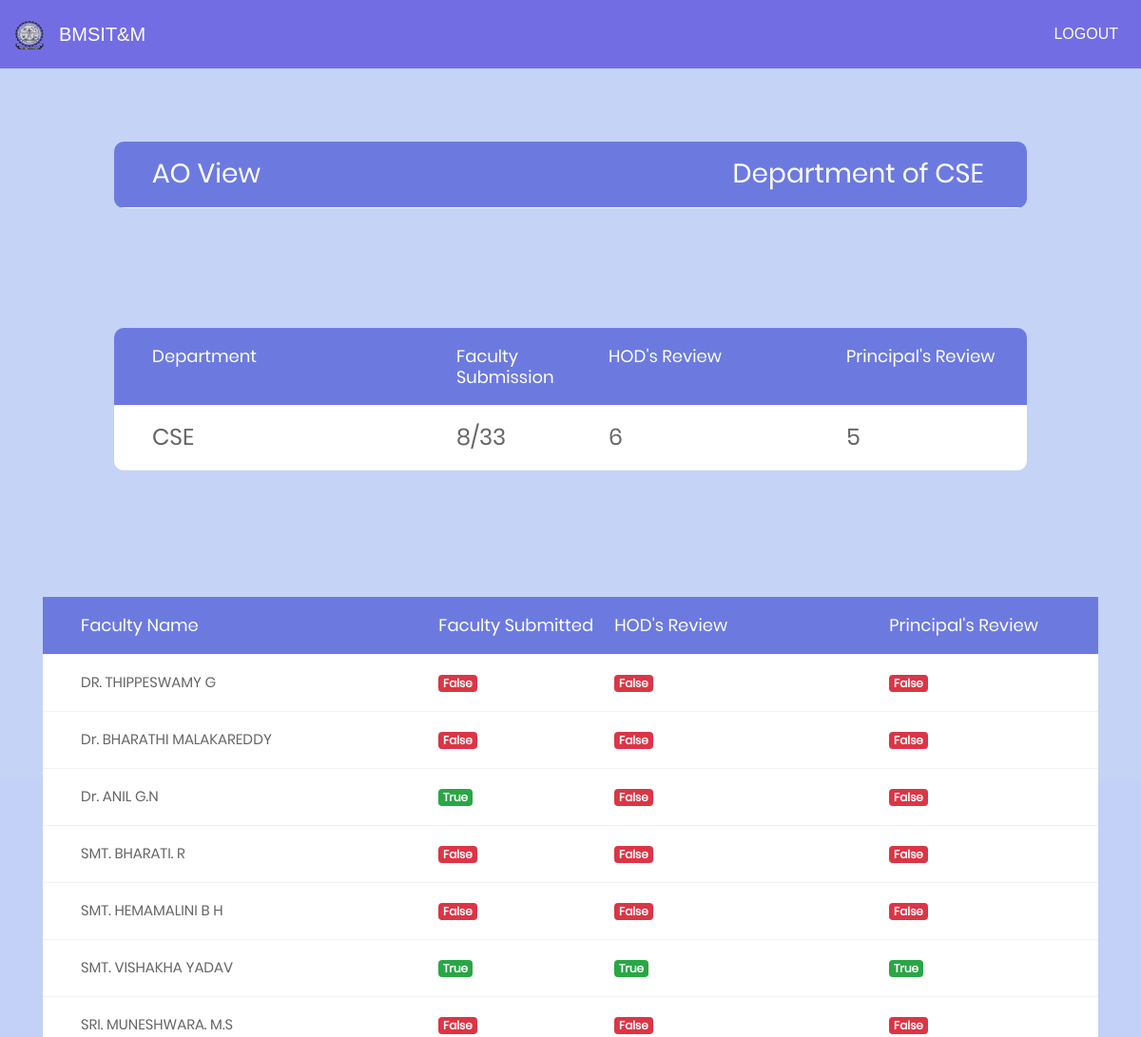
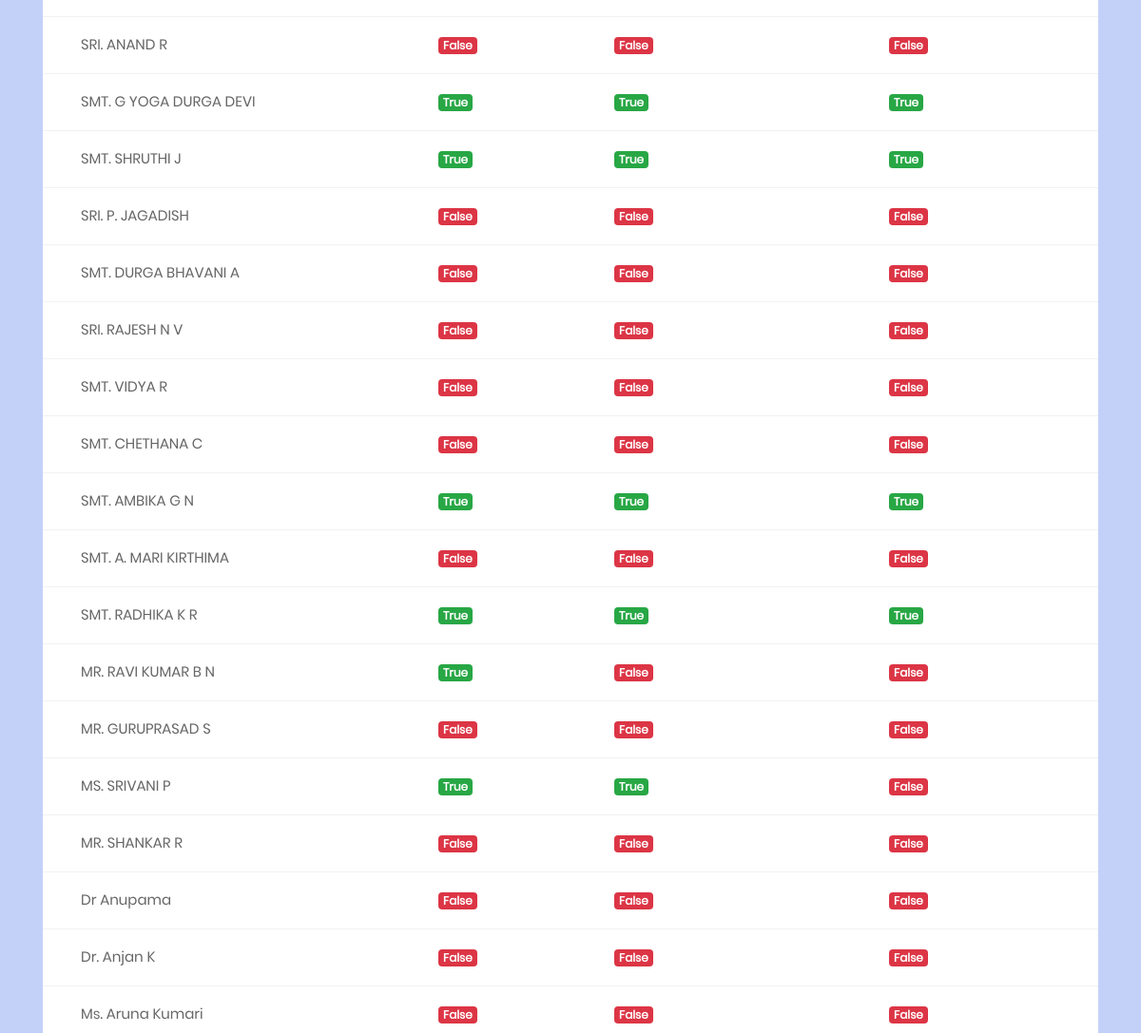
The app's page /ao_display/CSE (signed in, upper part), older data (2 pictures, top to bottom).
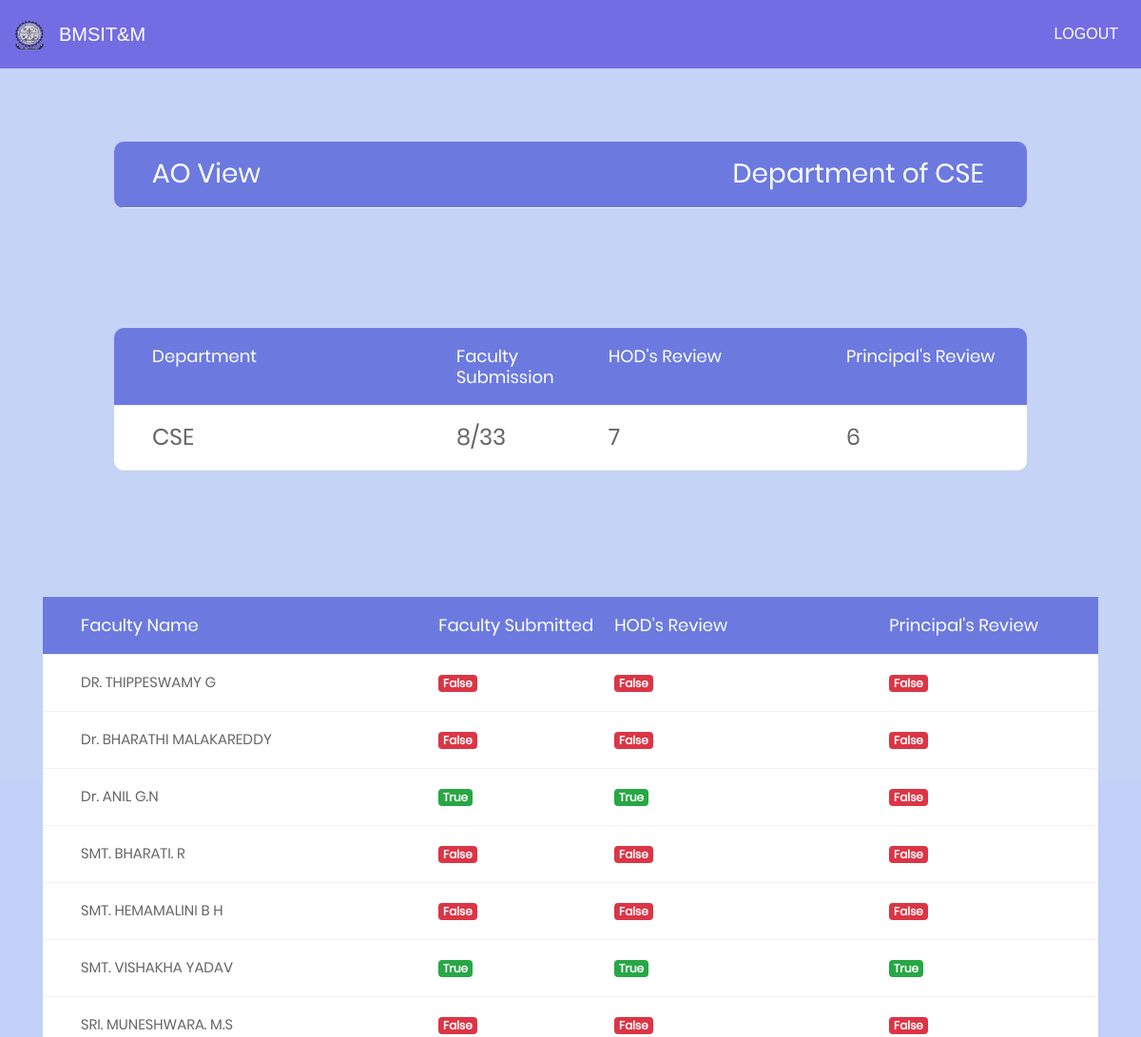
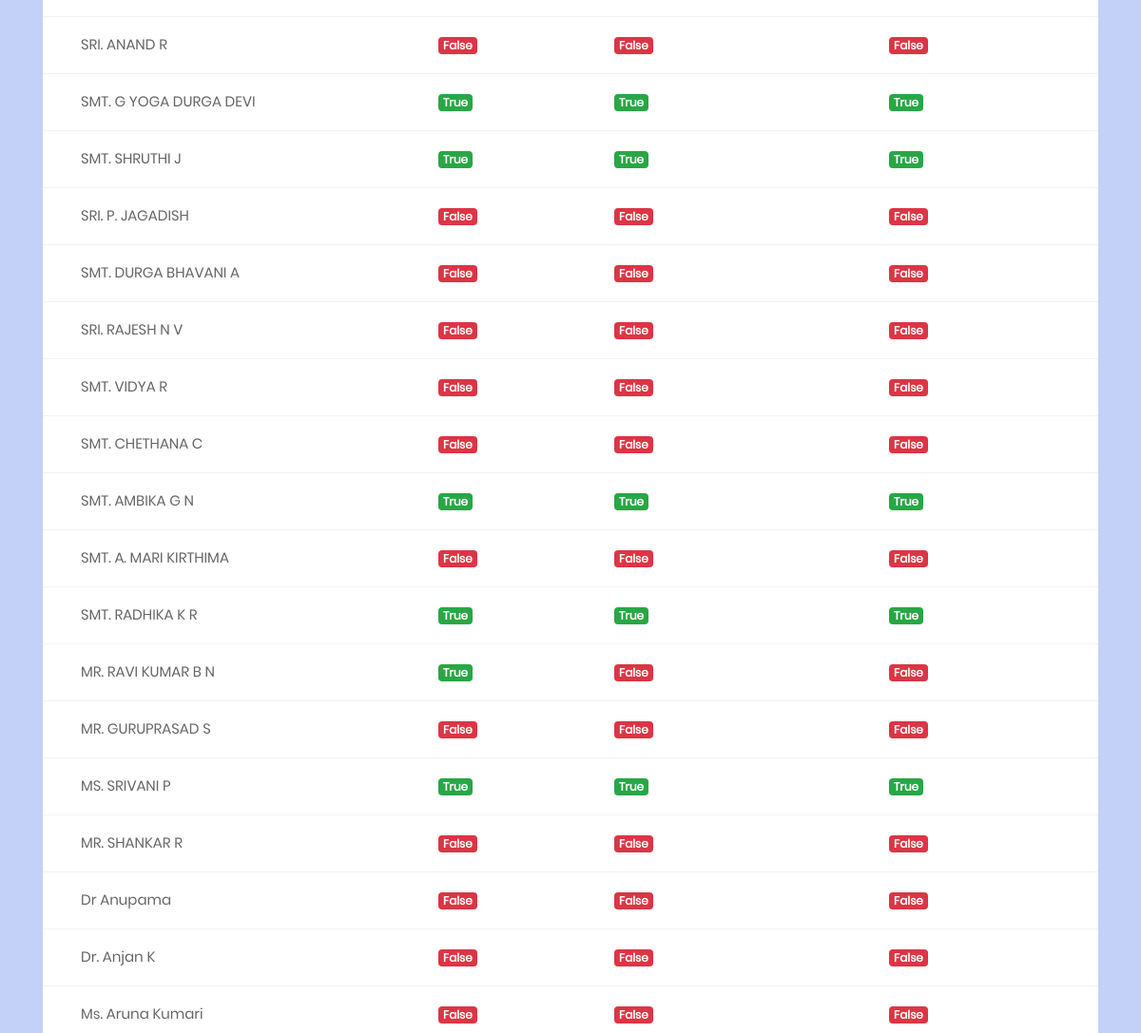
The same page, newer data (2 pictures, top to bottom).
### facform1/models.py (models this page shows, shortened)
class User(AbstractUser):
	phone = models.BigIntegerField(null=True)
	department = models.ForeignKey('Department', on_delete=models.CASCADE,null=True)
	designation = models.ForeignKey('Designation', on_delete=models.CASCADE,null=True)
	teach_status = models.BooleanField(default=False)
	hod_status = models.BooleanField(default=False)
	principal_status = models.BooleanField(default=False)
	doc_link = models.CharField(max_length=2000, blank=True, null=True)
	info = models.CharField(max_length=20, blank=True, null=True)
	def is_ao(self):
		faculty = Designation.objects.get(name="AO")
		faculty1 = str(faculty)
		faculty2 = str(self.designation.name)
		if faculty1 == faculty2:
			return True
		return False

### facform1/views.py (the view)
# urls.py: url(r'^ao_display/(?P<dept>[\w\-]+)$', views.ao_display,name="ao_display"),
@login_required
def ao_display(request,dept):
	if request.user.is_ao():
		print(dept)
		a = "assistant"
		b = "associate"
		c = "professor"
		d = "hod"
		above = remarks2.objects.filter(total_marks__gte = 60).filter(department__name=dept).filter(info__designation__pk=11)
		above1 = remarks2.objects.filter(total_marks__gte = 60).filter(department__name=dept).filter(info__designation__pk=9)
		above2 = remarks2.objects.filter(total_marks__gte = 60).filter(department__name=dept).filter(info__designation__pk=10)
		above3 = remarks2.objects.filter(total_marks__gte = 60).filter(department__name=dept).filter(info__designation__pk=8)
		above4 = list(chain(above1,above2))
		below = remarks2.objects.filter(total_marks__lt = 60).filter(department__name=dept).filter(info__designation__pk=11)
		below1 = remarks2.objects.filter(total_marks__lt = 60).filter(department__name=dept).filter(info__designation__pk=9)
		below2 = remarks2.objects.filter(total_marks__lt = 60).filter(department__name=dept).filter(info__designation__pk=10)
		below3 = remarks2.objects.filter(total_marks__lt = 60).filter(department__name=dept).filter(info__designation__pk=8)
		below4 = list(chain(below1,below2))
		general = User.objects.filter(department__name=dept)
		tt = general.count()
		principal_completed = (User.objects.filter(department__name=dept).filter(principal_status=True)).count()
		hod_completed  = (User.objects.filter(department__name=dept).filter(hod_status=True)).count()
		teach_completed  = (User.objects.filter(department__name=dept).filter(teach_status=True)).count()
		dept = {'dept':dept,'above':above,'above1':above4,'above3':above3,'below':below,'below1':below4,'below3':below3,'general':general,'p':principal_completed,'h':hod_completed,'t':teach_completed,'total':tt}
		return render(request,'ao_display.html',context=dept)
	else:
		return HttpResponseRedirect('/invalid')

### facform1/models.py (called while the page is built)
	def __str__(self):
		return self.name

### templates/ao_display.html (shortened to what this page needs)
<!DOCTYPE html>
{% load staticfiles %}
<html lang="en">
<head>
	<link rel="stylesheet" type="text/css" href="{% static "vendor/bootstrap/css/bootstrap.min.css" %}">
	<link rel="stylesheet" type="text/css" href="{% static "fonts/font-awesome-4.7.0/css/font-awesome.min.css" %}">
	<link rel="stylesheet" type="text/css" href="{% static "vendor/animate/animate.css" %}">
	<link rel="stylesheet" type="text/css" href="{% static "vendor/select2/select2.min.css" %}">
	<link rel="stylesheet" type="text/css" href="{% static "vendor/perfect-scrollbar/perfect-scrollbar.css" %}">
	<link rel="stylesheet" type="text/css" href="{% static "css/util.css" %}">
	<link rel="stylesheet" type="text/css" href="{% static "css/main1.css" %}">
</head>
<body style="background:#c3d1f8">
	{% include 'partials/nav_primary.html' %}
	<div style="margin-top:-18%;">
		<div class="container-table100">
			<div class="wrap-table100">
					<div class="table">
						<div class="row header">
							<div class="cell">
								<h3>AO View</h3>
							</div>
							<div class="cell">
								<h3>Department of {{dept}}</h3>
							</div>
						</div>
					</div>
						</div>
							</div>
						</div>
	<div style="margin-top:-47%;" class="limiter">
		<div class="container-table100">
			<div class="wrap-table100">
					<div class="table">
						<div class="row header">
							<div class="cell">
								Department
							</div>
							<div class="cell">
								Faculty Submission
							</div>
							<div class="cell">
								HOD's Review
							</div>
							<div class="cell">
								Principal's Review
							</div>
						</div>
	           <div class="row">
							<div class="cell" data-title="Department">
              <h4>{{ dept }}</h4>
							</div>
							<div class="cell" data-title="Department">
								<h4>{{ t }}/{{ total }}</h4>
							</div>
							<div class="cell" data-title="Department">
								<h4>{{ h }}</h4>
							</div>
							<div class="cell" data-title="Department">
								<h4>{{ p }}</h4>
							</div>
						</div>
					</div>
			</div>
		</div>
	</div>
	<div style="margin-top:-16%;" class="limiter">
		<div class="container">
			<div class="wrap-table180">
					<div class="table">
						<div class="row header">
							<div class="cell">
								Faculty Name
							</div>
							<div class="cell">
								Faculty Submitted
							</div>
							<div class="cell">
								HOD's Review
							</div>
							<div class="cell">
								Principal's Review
							</div>
						</div>
						{% for x in general %}
						<div class="row">
							<div class="cell" data-title="Faculty Name">
								{{x.first_name}}
						 </div>
							<div class="cell" data-title="f-s">
									{% if x.teach_status %}
									<h6><span class="badge badge-success">{{x.teach_status}}</span></h6>
									{% else %}
									<h6><span class="badge badge-danger">{{x.teach_status}}</span></h6>
									{% endif %}
							</div>
							<div class="cell" data-title="h-s">
								{% if x.hod_status %}
								<h6><span class="badge badge-success">{{x.hod_status}}</span></h6>
								{% else %}
								<h6><span class="badge badge-danger">{{x.hod_status}}</span></h6>
								{% endif %}
							</div>
							<div class="cell" data-title="p-s">
								{% if x.principal_status %}
								<h6><span class="badge badge-success">{{x.principal_status}}</span></h6>
								{% else %}
								<h6><span class="badge badge-danger">{{x.principal_status}}</span></h6>
								{% endif %}
							</div>
						</div>
						{% endfor %}
					</div>
			</div>
		</div>
	</div>
</body>
</html>

Row changes from the older to the newer data that the page shows:
changed User "Dr. ANIL G.N": hod_status "False" → "True"
changed User "MS. SRIVANI P": principal_status "False" → "True"
Text that changed along with them:
{{ h }}: "6" → "7"
{{ p }}: "5" → "6"
